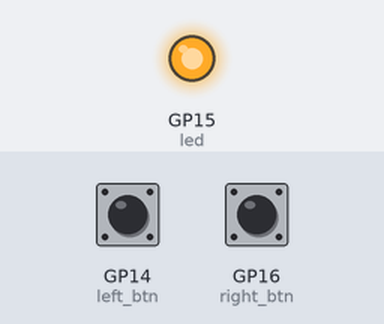
The program below on a simulated Raspberry Pi Pico running MicroPython. On the bench: output pins drawn as LEDs (lit = HIGH). The inputs (shaded band) are chosen by the test bench; at power-on: GP14 (left_btn) HIGH, GP16 (right_btn) HIGH. Random numbers come from a fixed seed; what the program prints to the serial console is not drawn.

Above: at 0.1 s.
At 7.0 s:
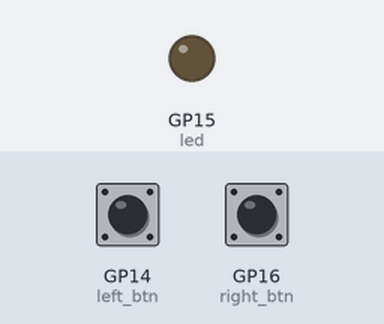
7.1 s: GP14 (left_btn) pulled LOW for 0.15 s
Timing chart, 0 to 10.1 s (numbered marks = the images above; inputs shaded):
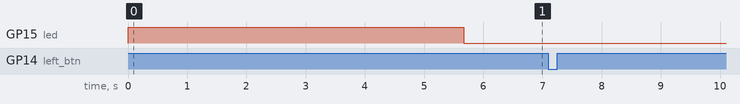

Measured:
- after the input at 7.1 s, every drawn part: stays the same

The program:

Reaction_Game_TwoPlayer2.py
```python
import machine
import time
import random

button_pressed = False
led = machine.Pin(15, machine.Pin.OUT)
left_btn = machine.Pin(14, machine.Pin.IN, machine.Pin.PULL_UP)
right_btn = machine.Pin(16, machine.Pin.IN, machine.Pin.PULL_UP)
fastest_btn = None

def btn_handler(pin):
    global button_pressed
    if not button_pressed:
        button_pressed = True
        global fastest_btn
        fastest_btn = pin

led.value(1)
time.sleep(random.uniform(5, 10))
led.value(0)
start_time = time.ticks_ms()
left_btn.irq(trigger=machine.Pin.IRQ_FALLING, handler=btn_handler)
right_btn.irq(trigger=machine.Pin.IRQ_FALLING, handler=btn_handler)
while fastest_btn is None:
    time.sleep(1)
if fastest_btn is left_btn:
    print("Left Player wins!")
elif fastest_btn is right_btn:
    print("Right Player wins!")
```
